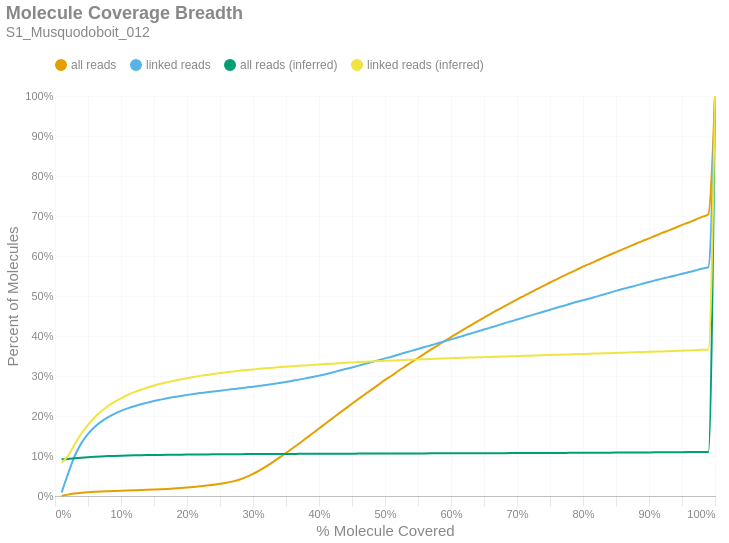

The code cell stored with this chart in its notebook:
### Markdown cell above
### Molecule Read Coverage
This chart shows molecule coverage breadth as computed by the number of bases aligned to that molecule. In other words, "*how much of each unique long molecule is actually sequenced/aligned?*" Keep in mind there is a distinction between sequences and alignments, since some sequences belonging to a particular molecule may not align well and wouldn't appear in the alignment data. This chart also shows molecule coverage breadth as computed by the *inferred fragment* from which the aligned sequences originate. Unlike read coverage, this calculation takes into account the total insert size, including unsequenced gaps between the forward and reverse reads. Like the previous figures, these are cumulative percents.

### Code cell
if SKIPLR:
    print_html(f"Skipped")
else:
    binned_df = consolidated_hist(valids['coverage_bp'], mask, 0.01, True)
    binned_df_inf = consolidated_hist(valids['coverage_inserts'], mask, 0.01, True)
    binned_df = binned_df.with_columns(pl.lit(binned_df_inf['all reads (cumsum)']).alias('all reads (inferred)'))
    binned_df = binned_df.with_columns(pl.lit(binned_df_inf['linked reads (cumsum)']).alias('linked reads (inferred)'))
    binned_df = binned_df.with_columns(
        (pl.col('bin').cast(pl.Float64) + 0.01).alias('right_edge')
    )

    with SafeRender(binned_df):
        (
            density_plot(binned_df, 'Molecule Coverage Breadth', samplename, 'molcov', ['all reads (inferred)','linked reads (inferred)'])
            .encode(
                #x=alt.X('bin:Q', title="% Molecule Covered").axis(format = '%').scale(padding=0),
                x=alt.X('right_edge:Q', title="% Molecule Covered").axis(format='%').scale(padding=0),
                y=alt.Y('value:Q', title='Percent of Molecules')
                    .axis(format='%')
                    .stack(False)
                    .scale(domainMin=0, padding=0),
                color=alt.Color("key:N").scale(domain = ["all reads", "linked reads", "all reads (inferred)", "linked reads (inferred)"]),
                tooltip = [
                    alt.Tooltip("key:N", title = "Data Type"),
                    alt.Tooltip("range_label:N", title="% Molecule Covered"),
                    alt.Tooltip("value:Q", format = ".2%", title="% Molecules")
                ]
            )
        ).display()

### Figure 1 — Vega-Lite specification as saved in the notebook (floating-point values rounded to 4 significant figures)
{"width": "container", "height": 400, "config": {"title": {"anchor": "start", "dy": -15, "fontSize": 18, "color": "#888888", "subtitleColor": "#888888", "subtitleFontSize": 14}, "arc": {"fill": "#0072B2"}, "axis": {"domainColor": "#888888", "domainWidth": 0.5, "gridWidth": 0.2, "grid": false, "titleFontWeight": 400, "titleFontSize": 15, "labelFontSize": 11, "labelColor": "#888888", "tickColor": "#888888", "tickWidth": 0.2, "titleColor": "#888888"}, "axisBand": {"grid": false}, "axisX": {"grid": true, "tickSize": 10, "domainCap": "round"}, "axisY": {"domain": false, "grid": true, "tickSize": 0, "domainCap": "round"}, "background": "transparent", "header": {"labelFontSize": 15, "labelColor": "#888888", "titleFontSize": 15, "titleFontWeight": 600, "titleColor": "#888888"}, "legend": {"labelFont": "sans-serif", "labelFontSize": 12, "labelColor": "#888888", "symbolSize": 100, "symbolType": "circle", "titleFontSize": 12, "titlePadding": 10, "titleColor": "#888888", "title": null, "orient": "top"}, "range": {"category": ["#E69F00", "#56B4E9", "#009E73", "#F0E442", "#0072B2", "#D55E00", "#CC79A7", "#000000"], "diverging": ["#cfe8f3", "#a2d4ec", "#73bfe2", "#46abdb", "#1696d2", "#12719e"]}, "area": {"fill": "#0072B2", "fillOpacity": 0.7, "line": true, "strokeOpacity": 0.7}, "line": {"color": "#0072B2", "stroke": "#0072B2", "strokeWidth": 2}, "trail": {"color": "#0072B2", "stroke": "#0072B2", "strokeWidth": 0, "size": 1}, "point": {"filled": true, "fillOpacity": 1.0, "size": 95}, "text": {"color": "#888888", "fontSize": 11, "align": "right", "fontWeight": 400, "size": 11}, "bar": {"fill": "#0072B2", "stroke": null}, "view": {"stroke": null, "continuousWidth": 660, "continuousHeight": 400}}, "data": {"name": "data-455b09708518a1d0adfcd5a4c75fc730"}, "mark": {"type": "line", "interpolate": "monotone", "point": {"opacity": 0, "size": 275}}, "encoding": {"color": {"field": "key", "scale": {"domain": ["all reads", "linked reads", "all reads (inferred)", "linked reads (inferred)"]}, "type": "nominal"}, "tooltip": [{"field": "key", "title": "Data Type", "type": "nominal"}, {"field": "range_label", "title": "% Molecule Covered", "type": "nominal"}, {"field": "value", "format": ".2%", "title": "% Molecules", "type": "quantitative"}], "x": {"axis": {"format": "%"}, "field": "right_edge", "scale": {"padding": 0}, "title": "% Molecule Covered", "type": "quantitative"}, "y": {"axis": {"format": "%"}, "field": "value", "scale": {"domainMin": 0, "padding": 0}, "stack": false, "title": "Percent of Molecules", "type": "quantitative"}}, "params": [{"name": "param_c36ac31b6afebe62", "select": {"type": "point", "fields": ["key"]}, "bind": "legend"}], "title": {"text": "Molecule Coverage Breadth", "subtitle": "S1_Musquodoboit_012"}, "transform": [{"fold": ["all reads (cumsum)", "linked reads (cumsum)", "all reads (inferred)", "linked reads (inferred)"]}, {"calculate": "replace(datum.key, ' (cumsum)', '')", "as": "key"}, {"filter": {"param": "param_c36ac31b6afebe62"}}], "usermeta": {"embedOptions": {"downloadFileName": "S1_Musquodoboit_012.molcov"}}, "$schema": "https://vega.github.io/schema/vega-lite/v6.1.0.json", "datasets": {"data-455b09708518a1d0adfcd5a4c75fc730": [{"bin": "0.0", "interval": "0.0-0.01", "all reads": 0.0006341, "linked reads": 0.008511, "all reads (cumsum)": 0.0006341, "linked reads (cumsum)": 0.008511, "range_label": "0.0-0.01", "all reads (inferred)": 0.09172, "linked reads (inferred)": 0.08266, "right_edge": 0.01}, {"bin": "0.01", "interval": "0.01-0.02", "all reads": 0.002817, "linked reads": 0.04813, "all reads (cumsum)": 0.003451, "linked reads (cumsum)": 0.05664, "range_label": "0.01-0.02", "all reads (inferred)": 0.0928, "linked reads (inferred)": 0.1013, "right_edge": 0.02}, {"bin": "0.02", "interval": "0.02-0.03", "all reads": 0.002554, "linked reads": 0.04403, "all reads (cumsum)": 0.006005, "linked reads (cumsum)": 0.1007, "range_label": "0.02-0.03", "all reads (inferred)": 0.09438, "linked reads (inferred)": 0.1296, "right_edge": 0.03}, {"bin": "0.03", "interval": "0.03-0.04", "all reads": 0.001946, "linked reads": 0.03152, "all reads (cumsum)": 0.007951, "linked reads (cumsum)": 0.1322, "range_label": "0.03-0.04", "all reads (inferred)": 0.09584, "linked reads (inferred)": 0.1561, "right_edge": 0.04}, {"bin": "0.04", "interval": "0.04-0.05", "all reads": 0.001432, "linked reads": 0.0232, "all reads (cumsum)": 0.009383, "linked reads (cumsum)": 0.1554, "range_label": "0.04-0.05", "all reads (inferred)": 0.09712, "linked reads (inferred)": 0.1778, "right_edge": 0.05}, {"bin": "0.05", "interval": "0.05-0.06", "all reads": 0.001122, "linked reads": 0.01729, "all reads (cumsum)": 0.01051, "linked reads (cumsum)": 0.1727, "range_label": "0.05-0.06", "all reads (inferred)": 0.09815, "linked reads (inferred)": 0.1962, "right_edge": 0.06}, {"bin": "0.06", "interval": "0.06-0.07", "all reads": 0.0008591, "linked reads": 0.01312, "all reads (cumsum)": 0.01136, "linked reads (cumsum)": 0.1858, "range_label": "0.06-0.07", "all reads (inferred)": 0.099, "linked reads (inferred)": 0.2116, "right_edge": 0.07}, {"bin": "0.07", "interval": "0.07-0.08", "all reads": 0.0007245, "linked reads": 0.01077, "all reads (cumsum)": 0.01209, "linked reads (cumsum)": 0.1966, "range_label": "0.07-0.08", "all reads (inferred)": 0.0997, "linked reads (inferred)": 0.2244, "right_edge": 0.08}, {"bin": "0.08", "interval": "0.08-0.09", "all reads": 0.0006716, "linked reads": 0.008895, "all reads (cumsum)": 0.01276, "linked reads (cumsum)": 0.2055, "range_label": "0.08-0.09", "all reads (inferred)": 0.1003, "linked reads (inferred)": 0.2352, "right_edge": 0.09}, {"bin": "0.09", "interval": "0.09-0.1", "all reads": 0.000595, "linked reads": 0.007343, "all reads (cumsum)": 0.01336, "linked reads (cumsum)": 0.2128, "range_label": "0.09-0.1", "all reads (inferred)": 0.1008, "linked reads (inferred)": 0.2443, "right_edge": 0.1}, {"bin": "0.1", "interval": "0.1-0.11", "all reads": 0.0005504, "linked reads": 0.006207, "all reads (cumsum)": 0.01391, "linked reads (cumsum)": 0.219, "range_label": "0.1-0.11", "all reads (inferred)": 0.1012, "linked reads (inferred)": 0.2525, "right_edge": 0.11}, {"bin": "0.11", "interval": "0.11-0.12", "all reads": 0.0005216, "linked reads": 0.005415, "all reads (cumsum)": 0.01443, "linked reads (cumsum)": 0.2244, "range_label": "0.11-0.12", "all reads (inferred)": 0.1016, "linked reads (inferred)": 0.2595, "right_edge": 0.12}, {"bin": "0.12", "interval": "0.12-0.13", "all reads": 0.0005108, "linked reads": 0.004783, "all reads (cumsum)": 0.01494, "linked reads (cumsum)": 0.2292, "range_label": "0.12-0.13", "all reads (inferred)": 0.102, "linked reads (inferred)": 0.2657, "right_edge": 0.13}, {"bin": "0.13", "interval": "0.13-0.14", "all reads": 0.00053, "linked reads": 0.004175, "all reads (cumsum)": 0.01547, "linked reads (cumsum)": 0.2334, "range_label": "0.13-0.14", "all reads (inferred)": 0.1023, "linked reads (inferred)": 0.2712, "right_edge": 0.14}, {"bin": "0.14", "interval": "0.14-0.15", "all reads": 0.0005962, "linked reads": 0.004063, "all reads (cumsum)": 0.01606, "linked reads (cumsum)": 0.2374, "range_label": "0.14-0.15", "all reads (inferred)": 0.1025, "linked reads (inferred)": 0.2762, "right_edge": 0.15}, {"bin": "0.15", "interval": "0.15-0.16", "all reads": 0.0006716, "linked reads": 0.003503, "all reads (cumsum)": 0.01674, "linked reads (cumsum)": 0.2409, "range_label": "0.15-0.16", "all reads (inferred)": 0.1028, "linked reads (inferred)": 0.2806, "right_edge": 0.16}, {"bin": "0.16", "interval": "0.16-0.17", "all reads": 0.0008408, "linked reads": 0.003303, "all reads (cumsum)": 0.01758, "linked reads (cumsum)": 0.2443, "range_label": "0.16-0.17", "all reads (inferred)": 0.103, "linked reads (inferred)": 0.2845, "right_edge": 0.17}, {"bin": "0.17", "interval": "0.17-0.18", "all reads": 0.00104, "linked reads": 0.003104, "all reads (cumsum)": 0.01862, "linked reads (cumsum)": 0.2474, "range_label": "0.17-0.18", "all reads (inferred)": 0.1032, "linked reads (inferred)": 0.2881, "right_edge": 0.18}, {"bin": "0.18", "interval": "0.18-0.19", "all reads": 0.001228, "linked reads": 0.002904, "all reads (cumsum)": 0.01984, "linked reads (cumsum)": 0.2503, "range_label": "0.18-0.19", "all reads (inferred)": 0.1034, "linked reads (inferred)": 0.2914, "right_edge": 0.19}, {"bin": "0.19", "interval": "0.19-0.2", "all reads": 0.001361, "linked reads": 0.002456, "all reads (cumsum)": 0.02121, "linked reads (cumsum)": 0.2527, "range_label": "0.19-0.2", "all reads (inferred)": 0.1035, "linked reads (inferred)": 0.2945, "right_edge": 0.2}, {"bin": "0.2", "interval": "0.2-0.21", "all reads": 0.001539, "linked reads": 0.002424, "all reads (cumsum)": 0.02274, "linked reads (cumsum)": 0.2551, "range_label": "0.2-0.21", "all reads (inferred)": 0.1037, "linked reads (inferred)": 0.2975, "right_edge": 0.21}, {"bin": "0.21", "interval": "0.21-0.22", "all reads": 0.00168, "linked reads": 0.002136, "all reads (cumsum)": 0.02442, "linked reads (cumsum)": 0.2573, "range_label": "0.21-0.22", "all reads (inferred)": 0.1039, "linked reads (inferred)": 0.3003, "right_edge": 0.22}, {"bin": "0.22", "interval": "0.22-0.23", "all reads": 0.001874, "linked reads": 0.00188, "all reads (cumsum)": 0.0263, "linked reads (cumsum)": 0.2592, "range_label": "0.22-0.23", "all reads (inferred)": 0.104, "linked reads (inferred)": 0.3028, "right_edge": 0.23}, {"bin": "0.23", "interval": "0.23-0.24", "all reads": 0.002058, "linked reads": 0.002016, "all reads (cumsum)": 0.02836, "linked reads (cumsum)": 0.2612, "range_label": "0.23-0.24", "all reads (inferred)": 0.1041, "linked reads (inferred)": 0.3052, "right_edge": 0.24}, {"bin": "0.24", "interval": "0.24-0.25", "all reads": 0.002264, "linked reads": 0.002088, "all reads (cumsum)": 0.03062, "linked reads (cumsum)": 0.2633, "range_label": "0.24-0.25", "all reads (inferred)": 0.1043, "linked reads (inferred)": 0.3074, "right_edge": 0.25}, {"bin": "0.25", "interval": "0.25-0.26", "all reads": 0.002615, "linked reads": 0.002072, "all reads (cumsum)": 0.03323, "linked reads (cumsum)": 0.2653, "range_label": "0.25-0.26", "all reads (inferred)": 0.1044, "linked reads (inferred)": 0.3095, "right_edge": 0.26}, {"bin": "0.26", "interval": "0.26-0.27", "all reads": 0.003288, "linked reads": 0.001952, "all reads (cumsum)": 0.03652, "linked reads (cumsum)": 0.2673, "range_label": "0.26-0.27", "all reads (inferred)": 0.1045, "linked reads (inferred)": 0.3115, "right_edge": 0.27}, {"bin": "0.27", "interval": "0.27-0.28", "all reads": 0.004775, "linked reads": 0.001944, "all reads (cumsum)": 0.0413, "linked reads (cumsum)": 0.2692, "range_label": "0.27-0.28", "all reads (inferred)": 0.1046, "linked reads (inferred)": 0.3132, "right_edge": 0.28}, {"bin": "0.28", "interval": "0.28-0.29", "all reads": 0.006399, "linked reads": 0.001904, "all reads (cumsum)": 0.0477, "linked reads (cumsum)": 0.2711, "range_label": "0.28-0.29", "all reads (inferred)": 0.1047, "linked reads (inferred)": 0.315, "right_edge": 0.29}, {"bin": "0.29", "interval": "0.29-0.3", "all reads": 0.007767, "linked reads": 0.002264, "all reads (cumsum)": 0.05546, "linked reads (cumsum)": 0.2734, "range_label": "0.29-0.3", "all reads (inferred)": 0.1048, "linked reads (inferred)": 0.3165, "right_edge": 0.3}, {"bin": "0.3", "interval": "0.3-0.31", "all reads": 0.008859, "linked reads": 0.002056, "all reads (cumsum)": 0.06432, "linked reads (cumsum)": 0.2754, "range_label": "0.3-0.31", "all reads (inferred)": 0.1049, "linked reads (inferred)": 0.3181, "right_edge": 0.31}, {"bin": "0.31", "interval": "0.31-0.32", "all reads": 0.009837, "linked reads": 0.002152, "all reads (cumsum)": 0.07416, "linked reads (cumsum)": 0.2776, "range_label": "0.31-0.32", "all reads (inferred)": 0.105, "linked reads (inferred)": 0.3195, "right_edge": 0.32}, {"bin": "0.32", "interval": "0.32-0.33", "all reads": 0.01065, "linked reads": 0.002536, "all reads (cumsum)": 0.08481, "linked reads (cumsum)": 0.2801, "range_label": "0.32-0.33", "all reads (inferred)": 0.1051, "linked reads (inferred)": 0.3208, "right_edge": 0.33}, {"bin": "0.33", "interval": "0.33-0.34", "all reads": 0.01121, "linked reads": 0.002496, "all reads (cumsum)": 0.09603, "linked reads (cumsum)": 0.2826, "range_label": "0.33-0.34", "all reads (inferred)": 0.1051, "linked reads (inferred)": 0.3222, "right_edge": 0.34}, {"bin": "0.34", "interval": "0.34-0.35", "all reads": 0.01143, "linked reads": 0.002568, "all reads (cumsum)": 0.1075, "linked reads (cumsum)": 0.2852, "range_label": "0.34-0.35", "all reads (inferred)": 0.1052, "linked reads (inferred)": 0.3234, "right_edge": 0.35}, {"bin": "0.35", "interval": "0.35-0.36", "all reads": 0.01178, "linked reads": 0.00288, "all reads (cumsum)": 0.1192, "linked reads (cumsum)": 0.2881, "range_label": "0.35-0.36", "all reads (inferred)": 0.1053, "linked reads (inferred)": 0.3244, "right_edge": 0.36}, {"bin": "0.36", "interval": "0.36-0.37", "all reads": 0.01216, "linked reads": 0.002832, "all reads (cumsum)": 0.1314, "linked reads (cumsum)": 0.2909, "range_label": "0.36-0.37", "all reads (inferred)": 0.1054, "linked reads (inferred)": 0.3256, "right_edge": 0.37}, {"bin": "0.37", "interval": "0.37-0.38", "all reads": 0.01243, "linked reads": 0.003208, "all reads (cumsum)": 0.1438, "linked reads (cumsum)": 0.2941, "range_label": "0.37-0.38", "all reads (inferred)": 0.1054, "linked reads (inferred)": 0.3266, "right_edge": 0.38}, {"bin": "0.38", "interval": "0.38-0.39", "all reads": 0.01245, "linked reads": 0.003303, "all reads (cumsum)": 0.1563, "linked reads (cumsum)": 0.2974, "range_label": "0.38-0.39", "all reads (inferred)": 0.1055, "linked reads (inferred)": 0.3276, "right_edge": 0.39}, {"bin": "0.39", "interval": "0.39-0.4", "all reads": 0.01257, "linked reads": 0.003503, "all reads (cumsum)": 0.1688, "linked reads (cumsum)": 0.3009, "range_label": "0.39-0.4", "all reads (inferred)": 0.1056, "linked reads (inferred)": 0.3287, "right_edge": 0.4}, {"bin": "0.4", "interval": "0.4-0.41", "all reads": 0.01236, "linked reads": 0.003551, "all reads (cumsum)": 0.1812, "linked reads (cumsum)": 0.3045, "range_label": "0.4-0.41", "all reads (inferred)": 0.1056, "linked reads (inferred)": 0.3298, "right_edge": 0.41}, {"bin": "0.41", "interval": "0.41-0.42", "all reads": 0.01262, "linked reads": 0.004207, "all reads (cumsum)": 0.1938, "linked reads (cumsum)": 0.3087, "range_label": "0.41-0.42", "all reads (inferred)": 0.1057, "linked reads (inferred)": 0.3309, "right_edge": 0.42}, {"bin": "0.42", "interval": "0.42-0.43", "all reads": 0.01247, "linked reads": 0.004335, "all reads (cumsum)": 0.2063, "linked reads (cumsum)": 0.313, "range_label": "0.42-0.43", "all reads (inferred)": 0.1058, "linked reads (inferred)": 0.3319, "right_edge": 0.43}, {"bin": "0.43", "interval": "0.43-0.44", "all reads": 0.0121, "linked reads": 0.004255, "all reads (cumsum)": 0.2184, "linked reads (cumsum)": 0.3173, "range_label": "0.43-0.44", "all reads (inferred)": 0.1058, "linked reads (inferred)": 0.3329, "right_edge": 0.44}, {"bin": "0.44", "interval": "0.44-0.45", "all reads": 0.01222, "linked reads": 0.004199, "all reads (cumsum)": 0.2306, "linked reads (cumsum)": 0.3215, "range_label": "0.44-0.45", "all reads (inferred)": 0.1059, "linked reads (inferred)": 0.3338, "right_edge": 0.45}, {"bin": "0.45", "interval": "0.45-0.46", "all reads": 0.0122, "linked reads": 0.004447, "all reads (cumsum)": 0.2428, "linked reads (cumsum)": 0.3259, "range_label": "0.45-0.46", "all reads (inferred)": 0.106, "linked reads (inferred)": 0.3347, "right_edge": 0.46}, {"bin": "0.46", "interval": "0.46-0.47", "all reads": 0.0119, "linked reads": 0.004447, "all reads (cumsum)": 0.2547, "linked reads (cumsum)": 0.3304, "range_label": "0.46-0.47", "all reads (inferred)": 0.106, "linked reads (inferred)": 0.3356, "right_edge": 0.47}, {"bin": "0.47", "interval": "0.47-0.48", "all reads": 0.01184, "linked reads": 0.004527, "all reads (cumsum)": 0.2665, "linked reads (cumsum)": 0.3349, "range_label": "0.47-0.48", "all reads (inferred)": 0.1061, "linked reads (inferred)": 0.3363, "right_edge": 0.48}, {"bin": "0.48", "interval": "0.48-0.49", "all reads": 0.01122, "linked reads": 0.004495, "all reads (cumsum)": 0.2778, "linked reads (cumsum)": 0.3394, "range_label": "0.48-0.49", "all reads (inferred)": 0.1061, "linked reads (inferred)": 0.3372, "right_edge": 0.49}, {"bin": "0.49", "interval": "0.49-0.5", "all reads": 0.01245, "linked reads": 0.004687, "all reads (cumsum)": 0.2902, "linked reads (cumsum)": 0.3441, "range_label": "0.49-0.5", "all reads (inferred)": 0.1062, "linked reads (inferred)": 0.3379, "right_edge": 0.5}, {"bin": "0.5", "interval": "0.5-0.51", "all reads": 0.01049, "linked reads": 0.004127, "all reads (cumsum)": 0.3007, "linked reads (cumsum)": 0.3482, "range_label": "0.5-0.51", "all reads (inferred)": 0.1062, "linked reads (inferred)": 0.3387, "right_edge": 0.51}, {"bin": "0.51", "interval": "0.51-0.52", "all reads": 0.01167, "linked reads": 0.005103, "all reads (cumsum)": 0.3124, "linked reads (cumsum)": 0.3533, "range_label": "0.51-0.52", "all reads (inferred)": 0.1063, "linked reads (inferred)": 0.3394, "right_edge": 0.52}, {"bin": "0.52", "interval": "0.52-0.53", "all reads": 0.01098, "linked reads": 0.004807, "all reads (cumsum)": 0.3234, "linked reads (cumsum)": 0.3581, "range_label": "0.52-0.53", "all reads (inferred)": 0.1064, "linked reads (inferred)": 0.3401, "right_edge": 0.53}, {"bin": "0.53", "interval": "0.53-0.54", "all reads": 0.01108, "linked reads": 0.004783, "all reads (cumsum)": 0.3344, "linked reads (cumsum)": 0.3629, "range_label": "0.53-0.54", "all reads (inferred)": 0.1064, "linked reads (inferred)": 0.3407, "right_edge": 0.54}, {"bin": "0.54", "interval": "0.54-0.55", "all reads": 0.01064, "linked reads": 0.004655, "all reads (cumsum)": 0.3451, "linked reads (cumsum)": 0.3676, "range_label": "0.54-0.55", "all reads (inferred)": 0.1065, "linked reads (inferred)": 0.3415, "right_edge": 0.55}, {"bin": "0.55", "interval": "0.55-0.56", "all reads": 0.01078, "linked reads": 0.004871, "all reads (cumsum)": 0.3559, "linked reads (cumsum)": 0.3724, "range_label": "0.55-0.56", "all reads (inferred)": 0.1065, "linked reads (inferred)": 0.3421, "right_edge": 0.56}, {"bin": "0.56", "interval": "0.56-0.57", "all reads": 0.01065, "linked reads": 0.004559, "all reads (cumsum)": 0.3665, "linked reads (cumsum)": 0.377, "range_label": "0.56-0.57", "all reads (inferred)": 0.1066, "linked reads (inferred)": 0.3427, "right_edge": 0.57}, {"bin": "0.57", "interval": "0.57-0.58", "all reads": 0.01025, "linked reads": 0.004855, "all reads (cumsum)": 0.3768, "linked reads (cumsum)": 0.3818, "range_label": "0.57-0.58", "all reads (inferred)": 0.1066, "linked reads (inferred)": 0.3434, "right_edge": 0.58}, {"bin": "0.58", "interval": "0.58-0.59", "all reads": 0.01031, "linked reads": 0.004879, "all reads (cumsum)": 0.3871, "linked reads (cumsum)": 0.3867, "range_label": "0.58-0.59", "all reads (inferred)": 0.1067, "linked reads (inferred)": 0.344, "right_edge": 0.59}, {"bin": "0.59", "interval": "0.59-0.6", "all reads": 0.01018, "linked reads": 0.004839, "all reads (cumsum)": 0.3972, "linked reads (cumsum)": 0.3916, "range_label": "0.59-0.6", "all reads (inferred)": 0.1067, "linked reads (inferred)": 0.3446, "right_edge": 0.6}, {"bin": "0.6", "interval": "0.6-0.61", "all reads": 0.009778, "linked reads": 0.004775, "all reads (cumsum)": 0.407, "linked reads (cumsum)": 0.3963, "range_label": "0.6-0.61", "all reads (inferred)": 0.1068, "linked reads (inferred)": 0.3451, "right_edge": 0.61}, {"bin": "0.61", "interval": "0.61-0.62", "all reads": 0.009984, "linked reads": 0.005071, "all reads (cumsum)": 0.417, "linked reads (cumsum)": 0.4014, "range_label": "0.61-0.62", "all reads (inferred)": 0.1069, "linked reads (inferred)": 0.3458, "right_edge": 0.62}, {"bin": "0.62", "interval": "0.62-0.63", "all reads": 0.009663, "linked reads": 0.004911, "all reads (cumsum)": 0.4267, "linked reads (cumsum)": 0.4063, "range_label": "0.62-0.63", "all reads (inferred)": 0.1069, "linked reads (inferred)": 0.3462, "right_edge": 0.63}, {"bin": "0.63", "interval": "0.63-0.64", "all reads": 0.009674, "linked reads": 0.004967, "all reads (cumsum)": 0.4363, "linked reads (cumsum)": 0.4113, "range_label": "0.63-0.64", "all reads (inferred)": 0.107, "linked reads (inferred)": 0.3468, "right_edge": 0.64}, {"bin": "0.64", "interval": "0.64-0.65", "all reads": 0.009465, "linked reads": 0.004823, "all reads (cumsum)": 0.4458, "linked reads (cumsum)": 0.4161, "range_label": "0.64-0.65", "all reads (inferred)": 0.107, "linked reads (inferred)": 0.3472, "right_edge": 0.65}, {"bin": "0.65", "interval": "0.65-0.66", "all reads": 0.009572, "linked reads": 0.004959, "all reads (cumsum)": 0.4554, "linked reads (cumsum)": 0.4211, "range_label": "0.65-0.66", "all reads (inferred)": 0.1071, "linked reads (inferred)": 0.3478, "right_edge": 0.66}, {"bin": "0.66", "interval": "0.66-0.67", "all reads": 0.008999, "linked reads": 0.004983, "all reads (cumsum)": 0.4644, "linked reads (cumsum)": 0.426, "range_label": "0.66-0.67", "all reads (inferred)": 0.1071, "linked reads (inferred)": 0.3483, "right_edge": 0.67}, {"bin": "0.67", "interval": "0.67-0.68", "all reads": 0.009145, "linked reads": 0.005383, "all reads (cumsum)": 0.4735, "linked reads (cumsum)": 0.4314, "range_label": "0.67-0.68", "all reads (inferred)": 0.1072, "linked reads (inferred)": 0.3488, "right_edge": 0.68}, {"bin": "0.68", "interval": "0.68-0.69", "all reads": 0.008887, "linked reads": 0.004655, "all reads (cumsum)": 0.4824, "linked reads (cumsum)": 0.4361, "range_label": "0.68-0.69", "all reads (inferred)": 0.1072, "linked reads (inferred)": 0.3494, "right_edge": 0.69}, {"bin": "0.69", "interval": "0.69-0.7", "all reads": 0.009002, "linked reads": 0.005015, "all reads (cumsum)": 0.4914, "linked reads (cumsum)": 0.4411, "range_label": "0.69-0.7", "all reads (inferred)": 0.1073, "linked reads (inferred)": 0.3498, "right_edge": 0.7}, {"bin": "0.7", "interval": "0.7-0.71", "all reads": 0.008545, "linked reads": 0.004903, "all reads (cumsum)": 0.5, "linked reads (cumsum)": 0.446, "range_label": "0.7-0.71", "all reads (inferred)": 0.1074, "linked reads (inferred)": 0.3504, "right_edge": 0.71}, {"bin": "0.71", "interval": "0.71-0.72", "all reads": 0.008484, "linked reads": 0.004839, "all reads (cumsum)": 0.5084, "linked reads (cumsum)": 0.4508, "range_label": "0.71-0.72", "all reads (inferred)": 0.1074, "linked reads (inferred)": 0.3509, "right_edge": 0.72}, {"bin": "0.72", "interval": "0.72-0.73", "all reads": 0.008544, "linked reads": 0.005055, "all reads (cumsum)": 0.517, "linked reads (cumsum)": 0.4559, "range_label": "0.72-0.73", "all reads (inferred)": 0.1075, "linked reads (inferred)": 0.3514, "right_edge": 0.73}, {"bin": "0.73", "interval": "0.73-0.74", "all reads": 0.008203, "linked reads": 0.004847, "all reads (cumsum)": 0.5252, "linked reads (cumsum)": 0.4607, "range_label": "0.73-0.74", "all reads (inferred)": 0.1076, "linked reads (inferred)": 0.352, "right_edge": 0.74}, {"bin": "0.74", "interval": "0.74-0.75", "all reads": 0.008607, "linked reads": 0.004887, "all reads (cumsum)": 0.5338, "linked reads (cumsum)": 0.4656, "range_label": "0.74-0.75", "all reads (inferred)": 0.1077, "linked reads (inferred)": 0.3524, "right_edge": 0.75}, {"bin": "0.75", "interval": "0.75-0.76", "all reads": 0.007965, "linked reads": 0.005063, "all reads (cumsum)": 0.5418, "linked reads (cumsum)": 0.4707, "range_label": "0.75-0.76", "all reads (inferred)": 0.1077, "linked reads (inferred)": 0.3529, "right_edge": 0.76}, {"bin": "0.76", "interval": "0.76-0.77", "all reads": 0.008002, "linked reads": 0.004503, "all reads (cumsum)": 0.5498, "linked reads (cumsum)": 0.4752, "range_label": "0.76-0.77", "all reads (inferred)": 0.1078, "linked reads (inferred)": 0.3535, "right_edge": 0.77}, {"bin": "0.77", "interval": "0.77-0.78", "all reads": 0.007888, "linked reads": 0.004871, "all reads (cumsum)": 0.5576, "linked reads (cumsum)": 0.4801, "range_label": "0.77-0.78", "all reads (inferred)": 0.1079, "linked reads (inferred)": 0.3541, "right_edge": 0.78}, {"bin": "0.78", "interval": "0.78-0.79", "all reads": 0.007721, "linked reads": 0.004783, "all reads (cumsum)": 0.5654, "linked reads (cumsum)": 0.4849, "range_label": "0.78-0.79", "all reads (inferred)": 0.1079, "linked reads (inferred)": 0.3545, "right_edge": 0.79}, {"bin": "0.79", "interval": "0.79-0.8", "all reads": 0.008029, "linked reads": 0.004455, "all reads (cumsum)": 0.5734, "linked reads (cumsum)": 0.4893, "range_label": "0.79-0.8", "all reads (inferred)": 0.108, "linked reads (inferred)": 0.355, "right_edge": 0.8}, {"bin": "0.8", "interval": "0.8-0.81", "all reads": 0.007117, "linked reads": 0.004271, "all reads (cumsum)": 0.5805, "linked reads (cumsum)": 0.4936, "range_label": "0.8-0.81", "all reads (inferred)": 0.1081, "linked reads (inferred)": 0.3556, "right_edge": 0.81}, {"bin": "0.81", "interval": "0.81-0.82", "all reads": 0.007347, "linked reads": 0.004887, "all reads (cumsum)": 0.5879, "linked reads (cumsum)": 0.4985, "range_label": "0.81-0.82", "all reads (inferred)": 0.1082, "linked reads (inferred)": 0.3561, "right_edge": 0.82}, {"bin": "0.82", "interval": "0.82-0.83", "all reads": 0.007426, "linked reads": 0.004671, "all reads (cumsum)": 0.5953, "linked reads (cumsum)": 0.5031, "range_label": "0.82-0.83", "all reads (inferred)": 0.1083, "linked reads (inferred)": 0.3566, "right_edge": 0.83}, {"bin": "0.83", "interval": "0.83-0.84", "all reads": 0.007288, "linked reads": 0.004839, "all reads (cumsum)": 0.6026, "linked reads (cumsum)": 0.508, "range_label": "0.83-0.84", "all reads (inferred)": 0.1084, "linked reads (inferred)": 0.3571, "right_edge": 0.84}, {"bin": "0.84", "interval": "0.84-0.85", "all reads": 0.007112, "linked reads": 0.004855, "all reads (cumsum)": 0.6097, "linked reads (cumsum)": 0.5128, "range_label": "0.84-0.85", "all reads (inferred)": 0.1085, "linked reads (inferred)": 0.3577, "right_edge": 0.85}, {"bin": "0.85", "interval": "0.85-0.86", "all reads": 0.007067, "linked reads": 0.004503, "all reads (cumsum)": 0.6168, "linked reads (cumsum)": 0.5173, "range_label": "0.85-0.86", "all reads (inferred)": 0.1086, "linked reads (inferred)": 0.3582, "right_edge": 0.86}, {"bin": "0.86", "interval": "0.86-0.87", "all reads": 0.00681, "linked reads": 0.004311, "all reads (cumsum)": 0.6236, "linked reads (cumsum)": 0.5216, "range_label": "0.86-0.87", "all reads (inferred)": 0.1087, "linked reads (inferred)": 0.3588, "right_edge": 0.87}, {"bin": "0.87", "interval": "0.87-0.88", "all reads": 0.007011, "linked reads": 0.004295, "all reads (cumsum)": 0.6306, "linked reads (cumsum)": 0.5259, "range_label": "0.87-0.88", "all reads (inferred)": 0.1088, "linked reads (inferred)": 0.3594, "right_edge": 0.88}, {"bin": "0.88", "interval": "0.88-0.89", "all reads": 0.006787, "linked reads": 0.004559, "all reads (cumsum)": 0.6374, "linked reads (cumsum)": 0.5305, "range_label": "0.88-0.89", "all reads (inferred)": 0.1089, "linked reads (inferred)": 0.3599, "right_edge": 0.89}, {"bin": "0.89", "interval": "0.89-0.9", "all reads": 0.006861, "linked reads": 0.004415, "all reads (cumsum)": 0.6442, "linked reads (cumsum)": 0.5349, "range_label": "0.89-0.9", "all reads (inferred)": 0.109, "linked reads (inferred)": 0.3604, "right_edge": 0.9}, {"bin": "0.9", "interval": "0.9-0.91", "all reads": 0.006365, "linked reads": 0.004231, "all reads (cumsum)": 0.6506, "linked reads (cumsum)": 0.5392, "range_label": "0.9-0.91", "all reads (inferred)": 0.1091, "linked reads (inferred)": 0.361, "right_edge": 0.91}, {"bin": "0.91", "interval": "0.91-0.92", "all reads": 0.007184, "linked reads": 0.004223, "all reads (cumsum)": 0.6578, "linked reads (cumsum)": 0.5434, "range_label": "0.91-0.92", "all reads (inferred)": 0.1092, "linked reads (inferred)": 0.3615, "right_edge": 0.92}, {"bin": "0.92", "interval": "0.92-0.93", "all reads": 0.006216, "linked reads": 0.003751, "all reads (cumsum)": 0.664, "linked reads (cumsum)": 0.5471, "range_label": "0.92-0.93", "all reads (inferred)": 0.1093, "linked reads (inferred)": 0.3621, "right_edge": 0.93}, {"bin": "0.93", "interval": "0.93-0.94", "all reads": 0.006603, "linked reads": 0.003975, "all reads (cumsum)": 0.6706, "linked reads (cumsum)": 0.5511, "range_label": "0.93-0.94", "all reads (inferred)": 0.1094, "linked reads (inferred)": 0.3627, "right_edge": 0.94}, {"bin": "0.94", "interval": "0.94-0.95", "all reads": 0.007175, "linked reads": 0.004495, "all reads (cumsum)": 0.6778, "linked reads (cumsum)": 0.5556, "range_label": "0.94-0.95", "all reads (inferred)": 0.1096, "linked reads (inferred)": 0.3634, "right_edge": 0.95}, {"bin": "0.95", "interval": "0.95-0.96", "all reads": 0.005856, "linked reads": 0.004167, "all reads (cumsum)": 0.6836, "linked reads (cumsum)": 0.5598, "range_label": "0.95-0.96", "all reads (inferred)": 0.1097, "linked reads (inferred)": 0.3639, "right_edge": 0.96}, {"bin": "0.96", "interval": "0.96-0.97", "all reads": 0.006893, "linked reads": 0.004015, "all reads (cumsum)": 0.6905, "linked reads (cumsum)": 0.5638, "range_label": "0.96-0.97", "all reads (inferred)": 0.1099, "linked reads (inferred)": 0.3645, "right_edge": 0.97}, {"bin": "0.97", "interval": "0.97-0.98", "all reads": 0.007196, "linked reads": 0.004463, "all reads (cumsum)": 0.6977, "linked reads (cumsum)": 0.5682, "range_label": "0.97-0.98", "all reads (inferred)": 0.1101, "linked reads (inferred)": 0.3654, "right_edge": 0.98}, {"bin": "0.98", "interval": "0.98-0.99", "all reads": 0.006738, "linked reads": 0.003991, "all reads (cumsum)": 0.7044, "linked reads (cumsum)": 0.5722, "range_label": "0.98-0.99", "all reads (inferred)": 0.1103, "linked reads (inferred)": 0.3664, "right_edge": 0.99}, {"bin": "0.99", "interval": "0.99-1.0", "all reads": 0.2956, "linked reads": 0.4278, "all reads (cumsum)": 1.0, "linked reads (cumsum)": 1.0, "range_label": "0.99-1.0", "all reads (inferred)": 1.0, "linked reads (inferred)": 1.0, "right_edge": 1.0}]}}
